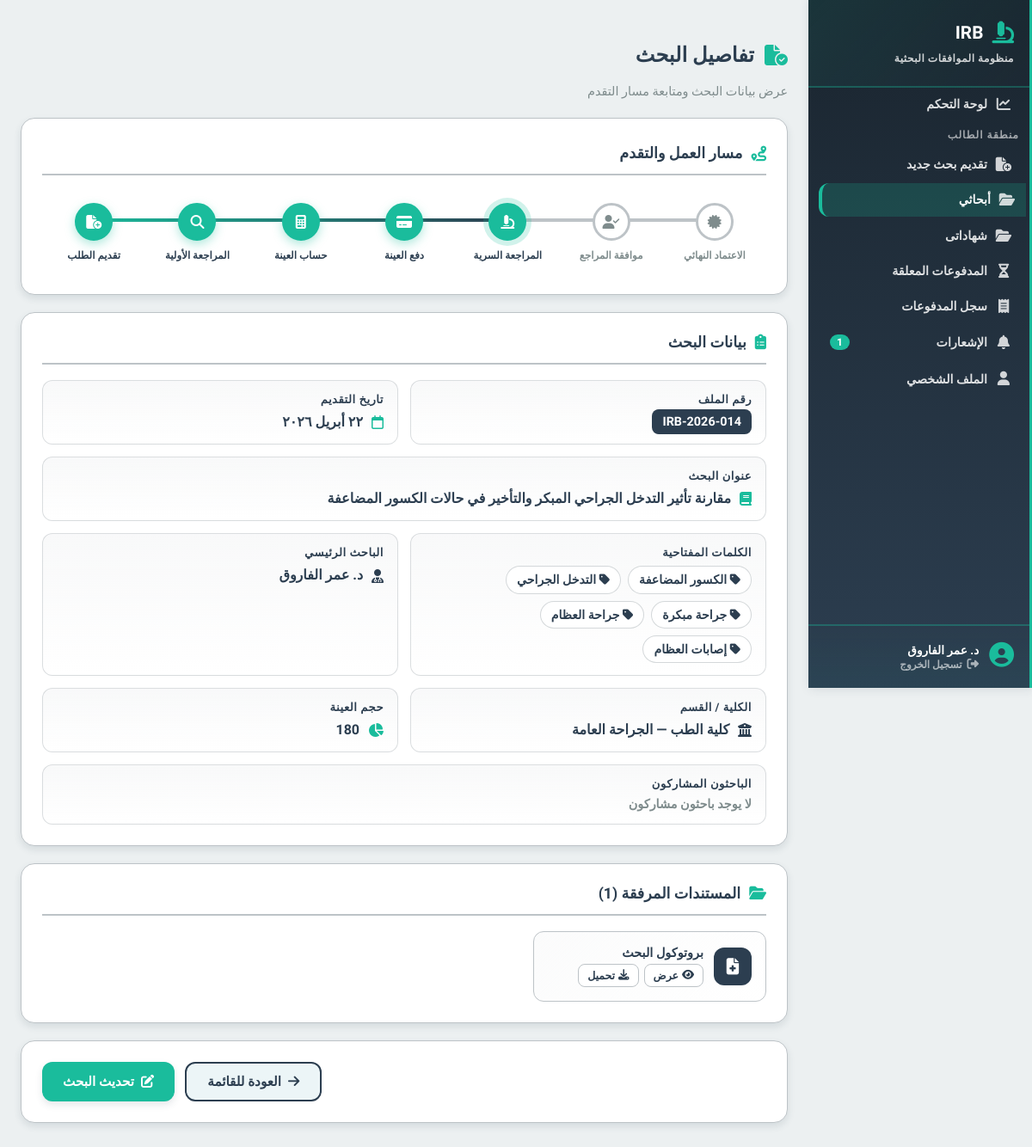
Page /features/student/student_research_details.php?id=14 (signed in) on the committed database.
### tables this page shows
CREATE TABLE applications (
    id INT AUTO_INCREMENT PRIMARY KEY,
    student_id INT,
    serial_number VARCHAR(50) UNIQUE,
    title TEXT,
    principal_investigator VARCHAR(255),
    co_investigators JSON,
    current_stage ENUM(
        'pending_admin', 'awaiting_initial_payment', 'awaiting_sample_calc',
        'awaiting_sample_payment', 'under_review','approved_by_reviewer','approved', 'rejected'
    ) DEFAULT 'pending_admin',
    is_blinded BOOLEAN DEFAULT TRUE,
    created_at TIMESTAMP DEFAULT CURRENT_TIMESTAMP,
    updated_at TIMESTAMP DEFAULT CURRENT_TIMESTAMP ON UPDATE CURRENT_TIMESTAMP,
    FOREIGN KEY (student_id) REFERENCES users(id) ON DELETE CASCADE,
    INDEX(student_id),
    INDEX(current_stage)
);

CREATE TABLE users (
    id INT AUTO_INCREMENT PRIMARY KEY,
    role ENUM('student','admin','sample_officer','reviewer','manager','super_admin') NOT NULL,
    full_name VARCHAR(255),
    email VARCHAR(255) UNIQUE,
    password_hash VARCHAR(255),
    national_id VARCHAR(20),
    phone_number VARCHAR(20),
    faculty VARCHAR(150),
    department VARCHAR(150),
    id_front_url VARCHAR(255),
    id_back_url VARCHAR(255),
    is_active BOOLEAN DEFAULT FALSE,
    created_at TIMESTAMP DEFAULT CURRENT_TIMESTAMP
);

CREATE TABLE sample_sizes (
    id INT AUTO_INCREMENT PRIMARY KEY,
    application_id INT,
    sampler_id INT,
    calculated_size INT,
    sample_amount DECIMAL(10,2),
    notes TEXT NULL,
    created_at TIMESTAMP DEFAULT CURRENT_TIMESTAMP,
    FOREIGN KEY (application_id) REFERENCES applications(id) ON DELETE CASCADE,
    FOREIGN KEY (sampler_id) REFERENCES users(id)
);

CREATE TABLE documents (
    id INT AUTO_INCREMENT PRIMARY KEY,
    application_id INT,
    document_type ENUM(
        'research','protocol', 'conflict_of_interest', 'irb_checklist',
        'pi_consent', 'patient_consent', 'photos_biopsies_consent' ,'protocol_review_app'
    ) NOT NULL, 
    file_path VARCHAR(255),
    uploaded_at TIMESTAMP DEFAULT CURRENT_TIMESTAMP,
    FOREIGN KEY (application_id) REFERENCES applications(id) ON DELETE CASCADE
);

### classes/Database.php (called while the page is built, shortened)
<?php
class Database
{
    public function __construct()
    {
        $env = require __DIR__ . '/../includes/env.php';
        $this->host = $env['DB_HOST'];
        $this->user = $env['DB_USER'];
        $this->pass = $env['DB_PASS'];
        $this->db = $env['DB_NAME'];
        $this->port = $env['DB_PORT'];
        $this->conn = new mysqli($this->host, $this->user, $this->pass, $this->db, $this->port);
    }
}
?>

### classes/Applications.php (called while the page is built, shortened)
<?php
require_once __DIR__ . '/Database.php';
class Applications {
    private $db;
    public function __construct() {
        $database = new Database();
        $this->db = $database->conn;
    }
    public function getApplicationFullDetails($application_id, $student_id) {
        $sql = "SELECT a.*, u.faculty, u.department, u.full_name as student_name
                FROM applications a
                JOIN users u ON a.student_id = u.id
                WHERE a.id = ? AND a.student_id = ?";
        $stmt = $this->db->prepare($sql);
        $stmt->bind_param("ii", $application_id, $student_id);
        $stmt->execute();
        $result = $stmt->get_result();
        if ($result && $result->num_rows > 0) {
            return $result->fetch_assoc();
        }
        return null;
    }
    public function getApplicationDocuments($application_id) {
        $sql = "SELECT * FROM documents WHERE application_id = ? ORDER BY uploaded_at DESC";
        $stmt = $this->db->prepare($sql);
        $stmt->bind_param("i", $application_id);
        $stmt->execute();
        $result = $stmt->get_result();
        $docs = [];
        while ($row = $result->fetch_assoc()) {
            $docs[] = $row;
        }
        return $docs;
    }
    public function getApplicationKeywords($application_id) {
        $sql = "SELECT keyword FROM Keywords WHERE application_id = ?";
        $stmt = $this->db->prepare($sql);
        $stmt->bind_param("i", $application_id);
        $stmt->execute();
        $result = $stmt->get_result();
        $keywords = [];
        while ($row = $result->fetch_assoc()) {
            $keywords[] = $row['keyword'];
        }
        return $keywords;
    }
    public function getSampleSize($application_id) {
        $sql = "SELECT * FROM sample_sizes WHERE application_id = ? LIMIT 1";
        $stmt = $this->db->prepare($sql);
        $stmt->bind_param("i", $application_id);
        $stmt->execute();
        $result = $stmt->get_result();
        if ($result && $result->num_rows > 0) {
            return $result->fetch_assoc();
        }
        return null;
    }
}
?>

### includes/irb_helpers.php (called while the page is built, shortened)
<?php
if (!function_exists('irb_convert_to_arabic_digits')) {
    function irb_convert_to_arabic_digits($value)
    {
        return strtr((string) $value, [
            '0' => '٠',
            '1' => '١',
            '2' => '٢',
            '3' => '٣',
            '4' => '٤',
            '5' => '٥',
            '6' => '٦',
            '7' => '٧',
            '8' => '٨',
            '9' => '٩',
        ]);
    }
}
if (!function_exists('irb_format_arabic_date')) {
    function irb_format_arabic_date($dateValue)
    {
        try {
            $date = new DateTime($dateValue);
            $arabicMonths = [
                1 => 'يناير',
                2 => 'فبراير',
                3 => 'مارس',
                4 => 'أبريل',
                5 => 'مايو',
                6 => 'يونيو',
                7 => 'يوليو',
                8 => 'أغسطس',
                9 => 'سبتمبر',
                10 => 'أكتوبر',
                11 => 'نوفمبر',
                12 => 'ديسمبر',
            ];
            $day = irb_convert_to_arabic_digits($date->format('j'));
            $month = $arabicMonths[(int) $date->format('n')];
            $year = irb_convert_to_arabic_digits($date->format('Y'));
            return $day . ' ' . $month . ' ' . $year;
        } catch (Exception $exception) {
            return (string) $dateValue;
        }
    }
}

### features/student/student_research_details.php (the view, shortened to what this page needs)
<?php
require_once __DIR__ . '/../../classes/Applications.php';
require_once __DIR__ . '/../../includes/irb_helpers.php';
$appObj = new Applications();
$student_id = $_SESSION['user_id'];
$app_id = intval($_GET['id']);
$app = $appObj->getApplicationFullDetails($app_id, $student_id);
$documents = $appObj->getApplicationDocuments($app_id);
$sample = $appObj->getSampleSize($app_id);
$needsMod = $appObj->hasNeedsModification($app_id);
$keywords = $appObj->getApplicationKeywords($app_id);
$coInvestigators = [];
if (!empty($app['co_investigators'])) {
    $decoded = json_decode($app['co_investigators'], true);
    if (is_array($decoded)) $coInvestigators = $decoded;
}
$stageOrder = ['pending_admin','awaiting_initial_payment','awaiting_sample_calc','awaiting_sample_payment','under_review','approved_by_reviewer','approved'];
$stageNames = ['تقديم الطلب','المراجعة الأولية','حساب العينة','دفع العينة','المراجعة السرية','موافقة المراجع','الاعتماد النهائي'];
$stageIcons = ['fa-file-circle-plus','fa-magnifying-glass','fa-calculator','fa-credit-card','fa-microscope','fa-user-check','fa-certificate'];
$currentIdx = array_search($app['current_stage'], $stageOrder);
$isRejected = ($app['current_stage'] === 'rejected');
$docLabels = [
    'research' => ['ملف البحث', 'fa-file-lines', '#2c3e50'],
    'protocol' => ['بروتوكول البحث', 'fa-file-medical', '#2c3e50'],
    'conflict_of_interest' => ['إقرار تعارض المصالح', 'fa-handshake-angle', '#e67e22'],
    'irb_checklist' => ['قائمة فحص IRB', 'fa-list-check', '#1abc9c'],
    'pi_consent' => ['موافقة الباحث الرئيسي', 'fa-user-pen', '#3498db'],
    'patient_consent' => ['نموذج موافقة المرضى', 'fa-clipboard-user', '#9b59b6'],
    'photos_biopsies_consent' => ['موافقة الصور والعينات', 'fa-camera', '#e74c3c'],
    'protocol_review_app' => ['نموذج مراجعة البروتوكول', 'fa-file-shield', '#16a085'],
];
?>
<!DOCTYPE html>
<html lang="ar" dir="rtl">
<head>
    <link rel="stylesheet" href="https://cdnjs.cloudflare.com/ajax/libs/font-awesome/6.4.0/css/all.min.css">
    <link rel="stylesheet" href="/irb-digital-system/includes/style.css">
    <link rel="stylesheet" href="/irb-digital-system/assets/css/global.css">
</head>
<body>
    <?php include __DIR__ . '/../../includes/sidebar.php'; ?>
    <div class="content">
        <h2 class="page-title"><i class="fa-solid fa-file-circle-check"></i> تفاصيل البحث</h2>
        <p class="page-subtitle">عرض بيانات البحث ومتابعة مسار التقدم</p>
        <div class="card progress-card">
            <div class="card-header"><i class="fa-solid fa-route"></i><h3>مسار العمل والتقدم</h3></div>
            <?php
                $totalSteps = count($stageOrder);
            ?>
            <div class="progress-track">
                <?php for ($i = $totalSteps - 1; $i >= 0; $i--):
                    $stepClass = '';
                    if ($isRejected) {
                        $stepClass = ($i > $currentIdx && $currentIdx >= 0) ? 'completed' : (($i === 0) ? 'rejected' : '');
                    } else {
                        if ($i < $currentIdx) $stepClass = 'completed';
                        elseif ($i === $currentIdx) $stepClass = 'active';
                    }
                ?>
                    <div class="progress-step <?= $stepClass ?>">
                        <div class="step-circle"><i class="fa-solid <?= $stageIcons[$i] ?>"></i></div>
                        <div class="step-label"><?= $stageNames[$i] ?></div>
                    </div>
                <?php endfor; ?>
            </div>
        </div>
        <div class="card">
            <div class="card-header"><i class="fa-solid fa-clipboard-list"></i><h3>بيانات البحث</h3></div>
            <div class="summary-grid">
                <div class="info-group"><span class="info-label">رقم الملف</span><span class="badge-serial"><?= htmlspecialchars($app['serial_number']) ?></span></div>
                <div class="info-group"><span class="info-label">تاريخ التقديم</span><div class="info-value"><i class="fa-regular fa-calendar" style="color:var(--accent-base)"></i> <?= htmlspecialchars(irb_format_arabic_date($app['created_at'])) ?></div></div>
                <div class="info-group wide-group"><span class="info-label">عنوان البحث</span><div class="info-value"><i class="fa-solid fa-book" style="color:var(--accent-base)"></i> <?= htmlspecialchars($app['title']) ?></div></div>
                <div class="info-group"><span class="info-label">الكلمات المفتاحية</span><div class="info-value">
                <ul class="details-list">
                <?php foreach ($keywords as $keyword): ?>
                        <li><i class="fa-solid fa-tag"> <?= htmlspecialchars($keyword) ?></i>
                <?php endforeach; ?>
                </ul>
                </div></div>
                <div class="info-group"><span class="info-label">الباحث الرئيسي</span><div class="info-value"><i class="fa-solid fa-user-doctor" style="color:var(--primary-base)"></i> <?= htmlspecialchars($app['principal_investigator']) ?></div></div>
                <div class="info-group"><span class="info-label">الكلية / القسم</span><div class="info-value"><i class="fa-solid fa-building-columns" style="color:var(--primary-base)"></i> <?= !empty($app['faculty']) ? htmlspecialchars($app['faculty']) : 'غير متوفر' ?> — <?= !empty($app['department']) ? htmlspecialchars($app['department']) : '' ?></div></div>
                <?php if ($sample): ?>
                <div class="info-group"><span class="info-label">حجم العينة</span><div class="info-value"><i class="fa-solid fa-chart-pie" style="color:var(--accent-base)"></i> <?= htmlspecialchars($sample['calculated_size']) ?></div></div>
                <?php endif; ?>
                <div class="info-group wide-group"><span class="info-label">الباحثون المشاركون</span>
                    <?php if (!empty($coInvestigators)): ?><ul class="details-list"><?php foreach ($coInvestigators as $ci): ?><li><i class="fa-solid fa-user"></i> <?= htmlspecialchars($ci) ?></li><?php endforeach; ?></ul>
                    <?php else: ?><div class="details-empty">لا يوجد باحثون مشاركون</div><?php endif; ?>
                </div>
            </div>
        </div>
        <div class="card">
            <div class="card-header"><i class="fa-solid fa-folder-open"></i><h3>المستندات المرفقة (<?= count($documents) ?>)</h3></div>
            <?php if (empty($documents)): ?>
                <div class="no-docs"><i class="fa-solid fa-file-circle-xmark"></i><p>لا توجد مستندات مرفقة</p></div>
            <?php else: ?>
                <div class="docs-grid">
                    <?php foreach ($documents as $doc):
                        $type = $doc['document_type'];
                        $label = $docLabels[$type] ?? [$type, 'fa-file', '#7f8c8d'];
                    ?>
                        <div class="doc-card">
                            <div class="doc-icon" style="background:<?= $label[2] ?>"><i class="fa-solid <?= $label[1] ?>"></i></div>
                            <div class="doc-info">
                                <div class="doc-name"><?= htmlspecialchars($label[0]) ?></div>
                                <div class="doc-actions">
                                    <a href="/irb-digital-system/<?= htmlspecialchars($doc['file_path']) ?>" target="_blank" class="doc-btn"><i class="fa-solid fa-eye"></i> عرض</a>
                                    <a href="/irb-digital-system/<?= htmlspecialchars($doc['file_path']) ?>" download class="doc-btn"><i class="fa-solid fa-download"></i> تحميل</a>
                                </div>
                            </div>
                        </div>
                    <?php endforeach; ?>
                </div>
            <?php endif; ?>
        </div>
        <div class="card">
            <div class="action-area">
                <a href="student_researches.php" class="btn-secondary"><i class="fa-solid fa-arrow-right"></i> العودة للقائمة</a>
                <?php if ($app['current_stage'] === 'under_review' || ($needsMod && $app['current_stage'] !== 'approved' && $app['current_stage'] !== 'rejected')): ?>
                    <a href="update_application.php?id=<?= $app_id ?>" class="btn-primary"><i class="fa-solid fa-pen-to-square"></i> تحديث البحث</a>
                <?php endif; ?>
            </div>
        </div>
    </div>
</body>
</html>

### includes/style.css (style rules this page uses)
:root { --primary: var(--primary-base); --surface: var(--bg-surface); --background: var(--bg-page); --text-dark: var(--text-main); --text-light: var(--text-muted); --border: var(--border-light); }
* { box-sizing: border-box; }
body { margin: 0; font-family: 'Cairo', sans-serif; background-color: var(--background); color: var(--text-dark); }

### assets/css/global.css (style rules this page uses)
:root { --primary-light: #ecf5f7; --primary-base: #2c3e50; --primary-dark: #1a252f; --accent-light: #d5f4f1; --accent-base: #1abc9c; --accent-dark: #16a085; --success-light: #d5f4e6; --success-base: #27ae60; --warning-light: #fdebd0; --warning-base: #f39c12; --alert-light: #fadbd8; --alert-base: #e74c3c; --bg-page: #ecf0f1; --bg-surface: #ffffff; --text-main: #2c3e50; --text-muted: #7f8c8d; --border-light: #bdc3c7; --border-dark: #95a5a6; --status-approved-bg: #d5f4e6; --status-approved-text: #27ae60; --status-pending-bg: #fdebd0; --status-pending-text: #d68910; --status-rejected-bg: #fadbd8; --status-rejected-text: #c0392b; --radius-sm: 8px; --radius-md: 12px; --radius-lg: 16px; --shadow-sm: 0 2px 4px rgba(44, 62, 80, 0.1); --shadow-md: 0 4px 8px rgba(44, 62, 80, 0.12); --shadow-lg: 0 8px 16px rgba(44, 62, 80, 0.15); --transition-smooth: 0.3s ease; --shadow-lg: 0 10px 15px -3px rgba(15, 23, 42, 0.08), 0 4px 6px -4px rgba(15, 23, 42, 0.04); --shadow-glow: 0 0 15px rgba(6, 182, 212, 0.3); }

### rows in the picture
applications: serial_number "IRB-2026-014", created_at "٢٢ أبريل ٢٠٢٦", title "مقارنة تأثير التدخل الجراحي المبكر والتأخير في حالات الكسور المضاعفة", principal_investigator "د. عمر الفاروق", student.faculty "كلية الطب", student.department "الجراحة العامة"
sample_sizes: calculated_size "180"
documents: document_type "بروتوكول البحث"

### other values in the picture
$sidebarUnread "1"
mb_substr($_SESSION['full_name'], 0, 20, 'UTF-8') "د. عمر الفاروق"
$stageNames[$i] "الاعتماد النهائي"
$stageNames[$i] "موافقة المراجع"
$stageNames[$i] "المراجعة السرية"
$stageNames[$i] "دفع العينة"
$stageNames[$i] "حساب العينة"
$stageNames[$i] "المراجعة الأولية"
$stageNames[$i] "تقديم الطلب"
$keyword "الكسور المضاعفة"
$keyword "التدخل الجراحي"
$keyword "جراحة مبكرة"
$keyword "جراحة العظام"
$keyword "إصابات العظام"
count($documents) "1"
